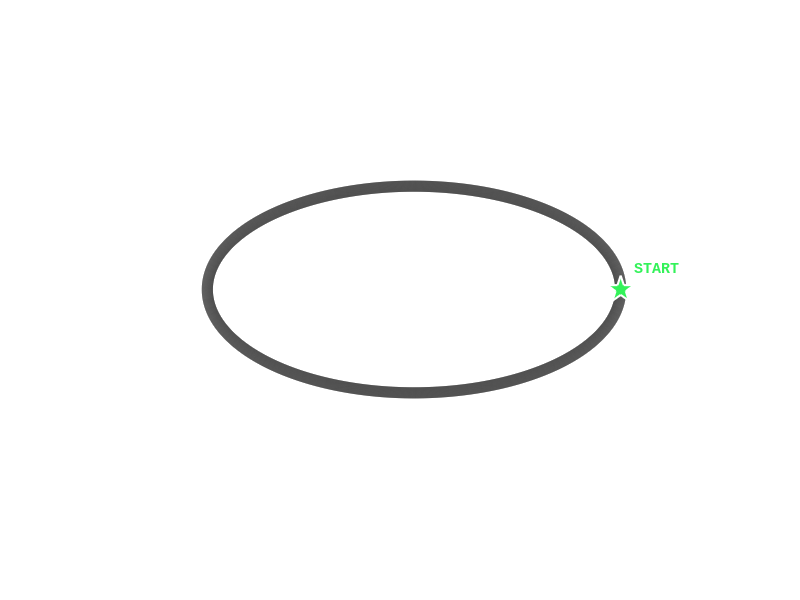

This chart was generated by the following MATLAB code: (Note: this script raises an error after producing the figure.)
clc; clear; close all;

% ============================================================
%   PID CONSTANTS  (same as your Arduino)
% ============================================================
KP         = 29.0;
KI         = 0.02;
KD         = 15.0;
BASE_SPEED = 150;
MAX_SPEED  = 200;
MIN_SPEED  = 20;
TURN_SPEED = 80;

% ============================================================
%   SENSOR CONFIG
%   FIX 1: LINE_THRESHOLD = 0.012  (was 0.12)
%          0.12 made ALL 5 sensors trigger always (allBlack)
%          0.012 < sensor_spacing(0.015) = clean 1-2 sensor reads
% ============================================================
SENSOR_WEIGHT  = [-2, -1, 0, 1, 2];
SENSOR_SPACING = 0.015;
SENSOR_OFFSETS = SENSOR_SPACING * [-2, -1, 0, 1, 2];
LINE_WIDTH     = 0.025;   % your actual black tape width in meters
LINE_THRESHOLD = LINE_WIDTH / 2;

% ============================================================
%   FIX 2: 5000 path points (was 1000)
% ============================================================
t      = linspace(0, 2*pi, 5000);
path_x = 2.0 * cos(t);
path_y = 1.0 * sin(t);
N      = length(path_x);
path_theta = atan2(gradient(path_y), gradient(path_x));

% ============================================================
%   FIGURE — single large track window
% ============================================================
fig = figure('Name', 'Line Follower Robot — PID Simulation', ...
             'Position', [80 60 950 720], ...
             'Color', [1 1 1]);

ax = axes('Parent', fig);
hold(ax, 'on'); axis(ax, 'equal');
axis(ax, [-3.0 3.0 -1.9 1.9]);
set(ax, 'Color', [1 1 1], ...
        'XColor', 'none', 'YColor', 'none');

% Track
plot(ax, path_x, path_y, '-', 'LineWidth', 8, 'Color', [0 0 0]);

% Start marker
plot(ax, path_x(1), path_y(1), 'p', ...
     'MarkerSize', 20, 'MarkerFaceColor', [0.2 0.95 0.35], ...
     'MarkerEdgeColor', 'w', 'LineWidth', 1.5);
text(ax, path_x(1)+0.13, path_y(1)+0.22, 'START', ...
     'Color', [0.2 0.95 0.35], 'FontSize', 11, ...
     'FontWeight', 'bold', 'FontName', 'Courier New');

% Robot trace
h_trace = plot(ax, NaN, NaN, '-', ...
               'Color', [0.25 0.65 1.0 0.45], 'LineWidth', 2);

% Robot body
h_robot = plot(ax, 0, 0, 'o', ...
               'MarkerSize', 24, ...
               'MarkerFaceColor', [0.15 0.55 1.0], ...
               'MarkerEdgeColor', [1 1 1], 'LineWidth', 2.5);

% Direction arrow
h_arrow = quiver(ax, 0, 0, 0.3, 0, 0, ...
                 'Color', [1.0 0.4 0.1], ...
                 'LineWidth', 3.0, 'MaxHeadSize', 3.0);

% 5 sensor squares
h_s = gobjects(1, 5);
for s = 1:5
    h_s(s) = plot(ax, 0, 0, 's', ...
                  'MarkerSize', 11, ...
                  'MarkerFaceColor', [0.8 0.1 0.1], ...
                  'MarkerEdgeColor', 'w', 'LineWidth', 1);
end

h_title = title(ax, 'Initialising...', ...
                'Color', [0.95 0.95 0.95], 'FontSize', 12, ...
                'FontWeight', 'bold', 'FontName', 'Courier New');

% ============================================================
%   ROBOT STATE
%   FIX 3: path-indexed model
%          pidx = float position along path (index)
%          lat  = lateral offset from path centre (metres)
% ============================================================
lastError  = 0;
integral_v = 0;
pidx       = 1.0;
lat        = 0.0;
ADVANCE    = 1.0;
LAT_SCALE  = 0.0001;

trace_x = path_x(1);
trace_y = path_y(1);

fprintf('KP=%.1f  KI=%.2f  KD=%.1f  BASE=%d\n', KP, KI, KD, BASE_SPEED);

% ============================================================
%   MAIN LOOP
% ============================================================
for lap = 1:5
    if ~ishandle(fig), break; end

    for step = 1:N
        if ~ishandle(fig), break; end

        ci = mod(round(pidx) - 1, N) + 1;

        perp_angle = path_theta(ci) + pi/2;
        rx     = path_x(ci)  + lat * cos(perp_angle);
        ry     = path_y(ci)  + lat * sin(perp_angle);
        rtheta = path_theta(ci);

        % Read sensors
        perp       = rtheta + pi/2;
        sensorVals = zeros(1, 5);
        for s = 1:5
            sx = rx + SENSOR_OFFSETS(s) * cos(perp);
            sy = ry + SENSOR_OFFSETS(s) * sin(perp);
            d  = sqrt(min((path_x - sx).^2 + (path_y - sy).^2));
            if d < LINE_THRESHOLD
                sensorVals(s) = 1;
            end
        end

        allWhite_v = all(sensorVals == 0);
        allBlack_v = all(sensorVals == 1);

        % Arduino PID logic
        if allWhite_v
            turn_dir = sign(lastError);
            if turn_dir == 0, turn_dir = 1; end
            lat  = lat - turn_dir * 0.0005;
            lat  = max(-0.07, min(0.07, lat));
            pidx = pidx + 0.3;
            leftPWM  =  TURN_SPEED * turn_dir;
            rightPWM = -TURN_SPEED * turn_dir;

        elseif allBlack_v
            lastError  = 0;
            integral_v = 0;
            pidx = pidx + ADVANCE;
            leftPWM  = BASE_SPEED;
            rightPWM = BASE_SPEED;

        else
            activeSensors = 0;
            weightedSum   = 0;
            for i = 1:5
                if sensorVals(i) == 1
                    weightedSum   = weightedSum + SENSOR_WEIGHT(i);
                    activeSensors = activeSensors + 1;
                end
            end

            if activeSensors == 0
                error_v = lastError;
            else
                error_v = weightedSum / activeSensors;
            end

            integral_v = integral_v + error_v;
            integral_v = max(-100, min(100, integral_v));
            derivative = error_v - lastError;
            correction = (KP * error_v) + (KI * integral_v) + (KD * derivative);
            lastError  = error_v;

            leftPWM  = max(MIN_SPEED, min(MAX_SPEED, BASE_SPEED + correction));
            rightPWM = max(MIN_SPEED, min(MAX_SPEED, BASE_SPEED - correction));

            avg_speed = (leftPWM + rightPWM) / 2;
            pidx = pidx + ADVANCE * (avg_speed / BASE_SPEED);

            lat = lat - error_v * LAT_SCALE * KP;
            lat = max(-0.06, min(0.06, lat));
        end

        if pidx > N, pidx = pidx - N; end

        trace_x(end+1) = rx;
        trace_y(end+1) = ry;

        % Graphics every 3 steps
        if mod(step, 3) == 0
            set(h_robot, 'XData', rx, 'YData', ry);
            set(h_arrow, 'XData', rx, 'YData', ry, ...
                'UData', 0.30*cos(rtheta), ...
                'VData', 0.30*sin(rtheta));

            if length(trace_x) > 1200
                trace_x = trace_x(end-1199:end);
                trace_y = trace_y(end-1199:end);
            end
            set(h_trace, 'XData', trace_x, 'YData', trace_y);

            sx_arr = rx + SENSOR_OFFSETS .* cos(perp);
            sy_arr = ry + SENSOR_OFFSETS .* sin(perp);
            for s = 1:5
                set(h_s(s), 'XData', sx_arr(s), 'YData', sy_arr(s));
                if sensorVals(s) == 1
                    set(h_s(s), 'MarkerFaceColor', [0.1 1.0 0.2]);
                else
                    set(h_s(s), 'MarkerFaceColor', [1.0 0.2 0.2]);
                end
            end

            s_str = num2str(sensorVals, '%d');
            s_str = s_str(~isspace(s_str));
            set(h_title, 'String', sprintf( ...
                'Lap %d/5  |  Step %d  |  Err: %.2f  |  L: %d  R: %d  |  Sensors: %s', ...
                lap, step, lastError, round(leftPWM), round(rightPWM), s_str));

            drawnow;
        end
    end
    fprintf('Lap %d complete | lateral offset: %.4f m\n', lap, lat);
end

fprintf('\nDone. KP=%.1f KI=%.2f KD=%.1f safe for hardware.\n', KP, KI, KD);
